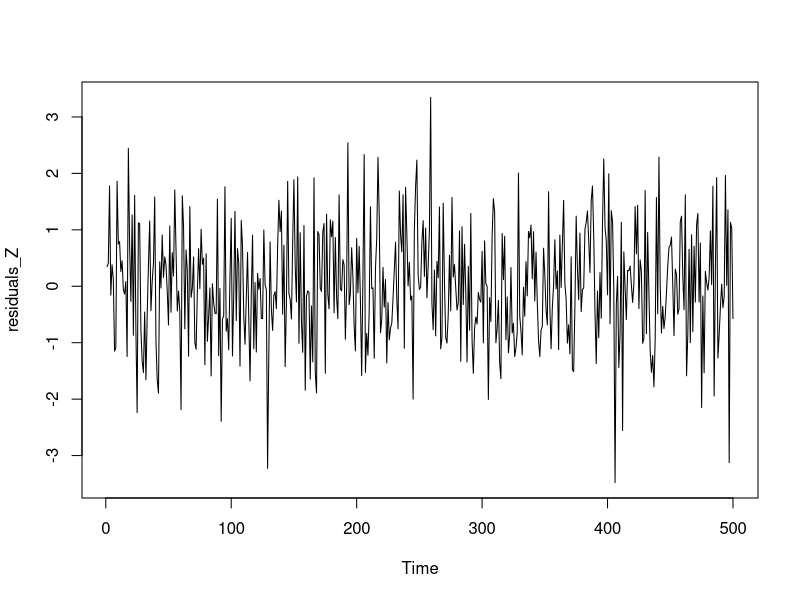
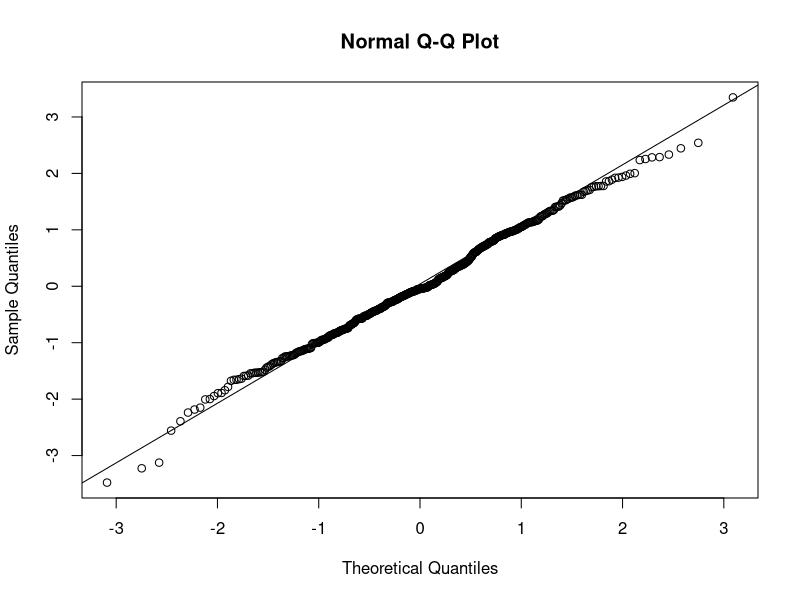
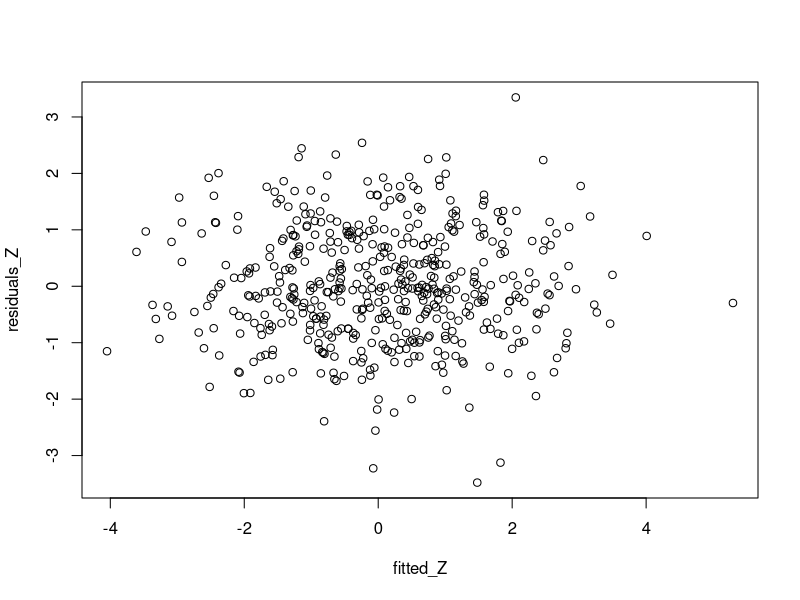
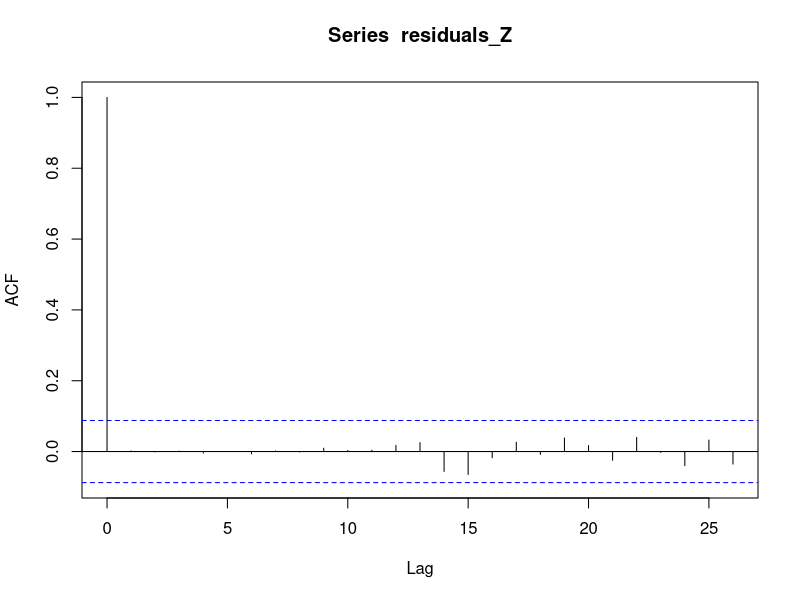
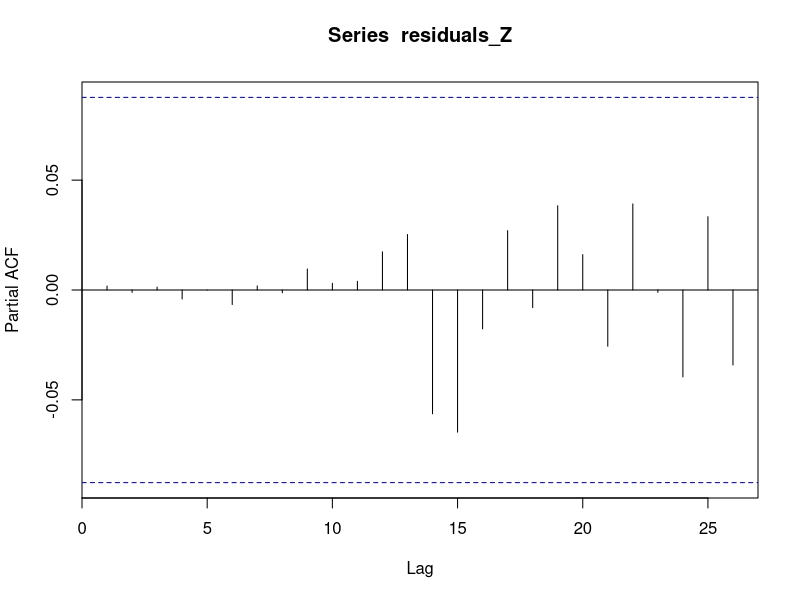

Write R code to recreate these figures, in order.
#!/usr/bin/env Rscript
# name: Lab3.Rscript
# author: Ryan Jennings
# date: 2020-11-07

library(forecast)
library(lmtest)

exercise1 <- function() {
  Z = scan("series_for_A3.txt")
  model_Z = arima(Z, include.mean=FALSE, order=c(1,0,1))
  residuals_Z = residuals(model_Z)
  fitted_Z = fitted(model_Z)

  png('exercise1_residuals.png')
  plot(residuals_Z)
  dev.off()

  png('exercise1_qqline_residuals.png')
  qqnorm(residuals_Z)
  qqline(residuals_Z)
  dev.off()

  print(shapiro.test(residuals_Z))

  png('exercise1_fitted_residuals.png')
  plot(fitted_Z, residuals_Z)
  dev.off()

  png('exercise1_acf_residuals.png')
  acf(residuals_Z)
  dev.off()

  print(Box.test(residuals_Z, type='Ljung-Box', lag=12, fitdf=2))

  png('exercise1_pacf_residuals.png')
  pacf(residuals_Z)
  dev.off()

  print('end of method')
}

exercise2 <- function() {
  Z = scan("series_for_A3.txt")
  model_Z = arima(Z, include.mean=FALSE, order=c(10,0,0))
  residuals_Z = residuals(model_Z)
  fitted_Z = fitted(model_Z)

  png('exercise2_residuals.png')
  plot(residuals_Z)
  dev.off()

  png('exercise2_qqline_residuals.png')
  qqnorm(residuals_Z)
  qqline(residuals_Z)
  dev.off()

  print(shapiro.test(residuals_Z))

  png('exercise2_fitted_residuals.png')
  plot(fitted_Z, residuals_Z)
  dev.off()

  png('exercise2_acf_residuals.png')
  acf(residuals_Z)
  dev.off()

  print(Box.test(residuals_Z, type='Ljung-Box', lag=20, fitdf=10))

  png('exercise2_pacf_residuals.png')
  pacf(residuals_Z)
  dev.off()

  print(coeftest(model_Z))

  print('end of method')
}

exercise3 <- function() {
  print('exercise 3')
}

exercise2()
